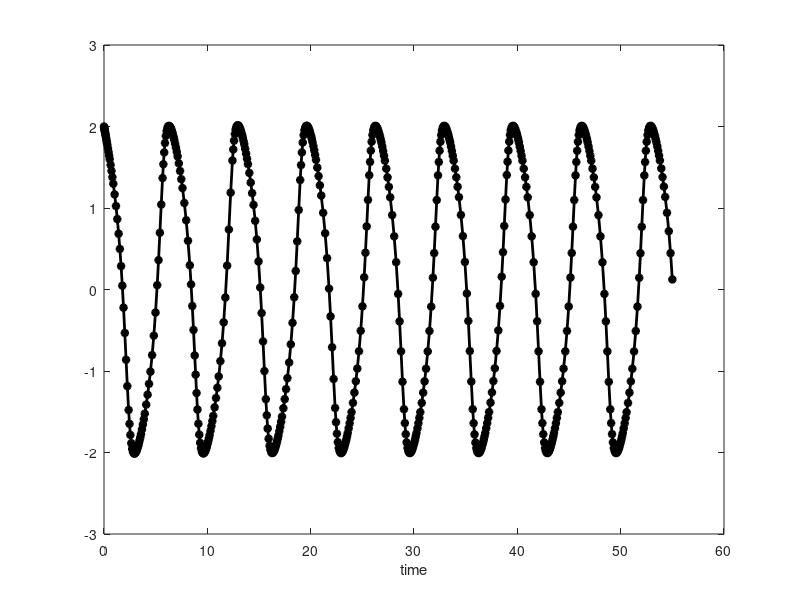
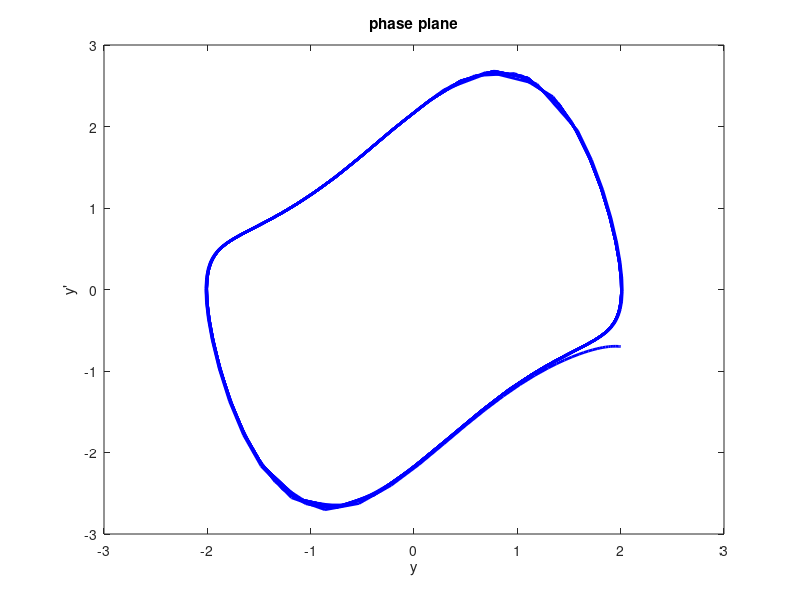

The MATLAB source for these figures, in order:
% solving van der Pol equation using Matlab's ode45 and ode15s commands

C = 1;

% the ODE rhs function as an "anonymous function".  Can also be an
% separate .m file.
f = @(t,u)  [u(2); ...
             -C*(u(1)^2 - 1).*u(2) - u(1)];

U0 = [2; -0.7];  % initial condition

% try both:
[tt,YY] = ode45(f, [0 5*C+50], U0);
%[tt,YY] = ode15s(f, [0 5*C+50], U0);

u1 = YY(:,1);
u2 = YY(:,2);
figure(1); clf;
plot(tt, u1, 'k*-', 'linewidth', 2);
xlabel('time');
figure(2); clf;
plot(u1, u2, 'b-', 'linewidth', 2);
title('phase plane')
xlabel('y'); ylabel('y''');

%% phase plane looks "underresolved"
% Shows the steps automatically chosen by ode45/15s.
% Can specifying a grid in time.